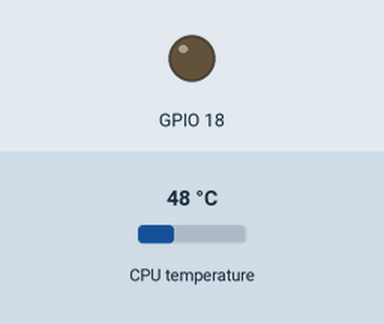
The program below on a simulated Raspberry Pi (BCM pin numbers). Shown: output pins drawn as LEDs (lit = HIGH). The inputs (shaded band) are chosen by the test bench; at power-on: CPU temperature 48 °C.

Above: at 1.2 s.
1.3 s: CPU temperature set to 79 °C
3.2 s: CPU temperature set to 82 °C
At 5.2 s:
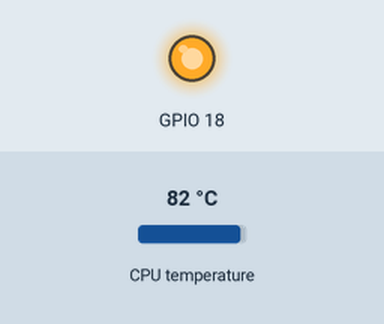
5.5 s: CPU temperature set to 71 °C
7.3 s: CPU temperature set to 68 °C
At 9.3 s:
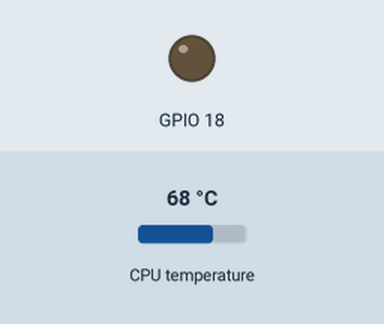
9.6 s: CPU temperature set to 84 °C
At 10.7 s:
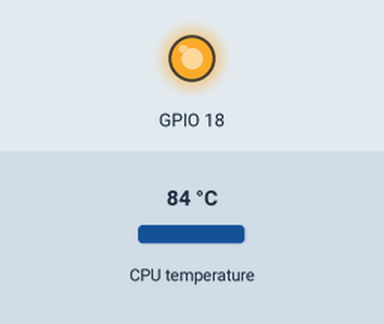
Timing chart, 0 to 12.6 s (numbered marks = the images above; inputs shaded):
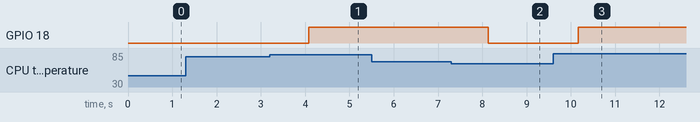

Measured:
- the behaviour switches between 80 and 81 °C on CPU temperature (found by bisection; images 0 and 1)
- the behaviour switches between 70 and 69 °C on CPU temperature (found by bisection; images 1 and 2)
- after the input at 1.3 s, every drawn part: stays the same
- after the input at 3.2 s, GPIO 18: LOW → HIGH after 0.88 s
- after the input at 5.5 s, every drawn part: stays the same
- after the input at 7.3 s, GPIO 18: HIGH → LOW after 0.84 s
- after the input at 9.6 s, GPIO 18: LOW → HIGH after 0.57 s

The program:

fan.py
```python
import os
from time import sleep
import RPi.GPIO as GPIO

GPIO.setmode(GPIO.BCM)
GPIO.setup(18, GPIO.OUT)
GPIO.setwarnings(False)

while True:
  temp = os.popen('vcgencmd measure_temp').readline()
  temp = (temp.replace("temp=", "").replace("'C\n", ""))

  if float(temp) > 80:
    GPIO.output(18, True)
  else:
    if float(temp) < 70:
      GPIO.output(18, False)
  sleep(1)
```
